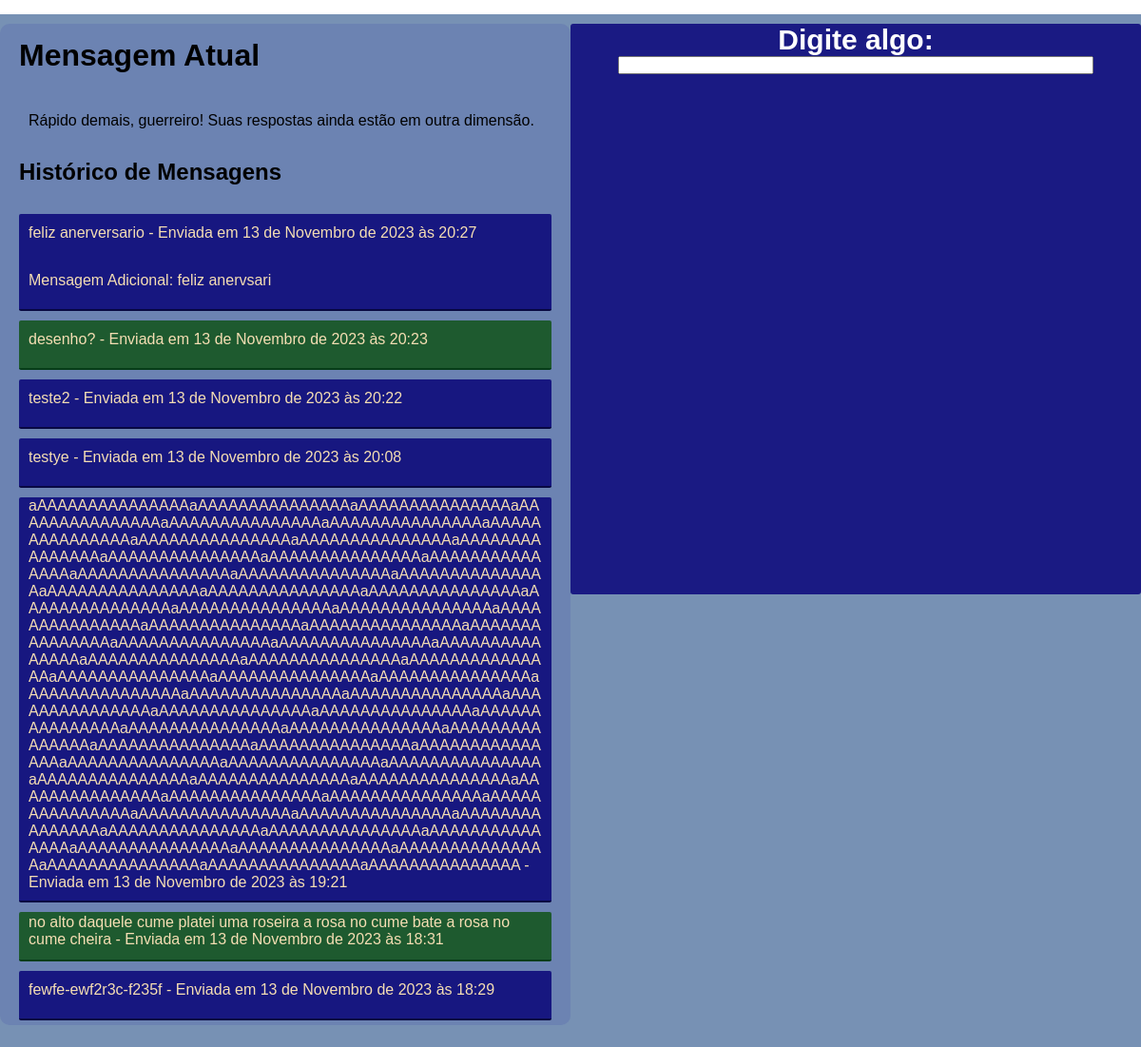
Before: / with the older database file.
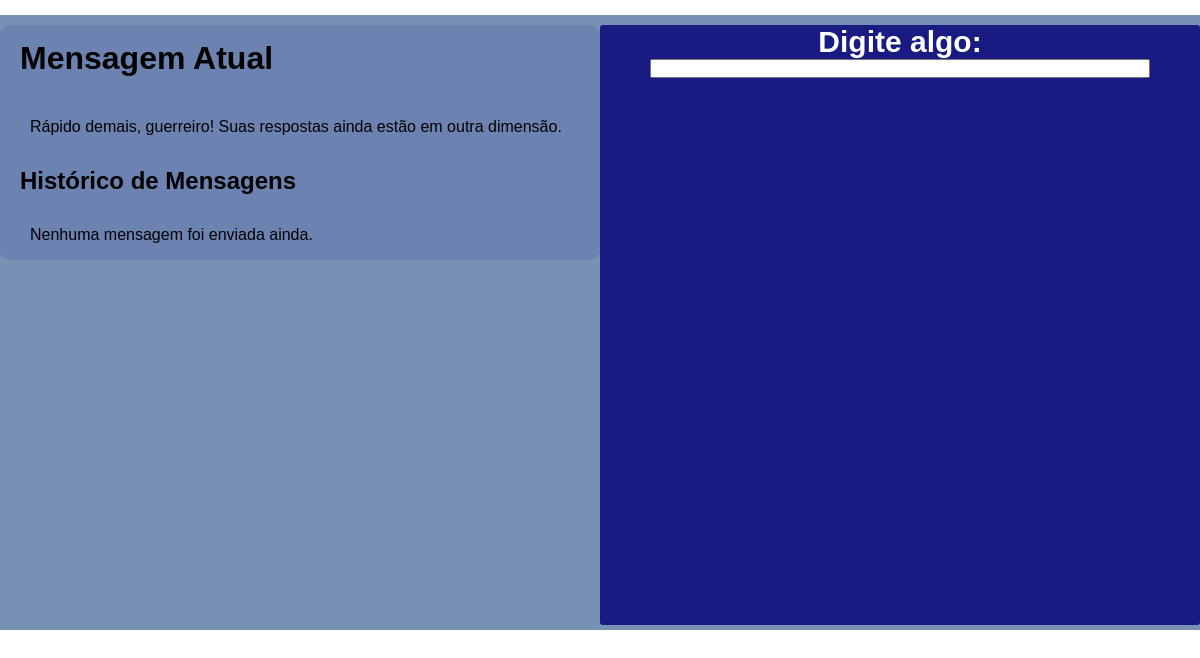
After: the same page with the newer database file.
### comandos/models.py (models this page shows, shortened)
class Mensagem(models.Model):
    TIPO_CHOICE = [
        ('dica', 'Dica'),
        ('informacao', 'Informação'),
    ]
    conteudo = models.TextField()
    dia_envio = models.DateField()
    horario_envio = models.TimeField()
    tipo_mensagem = models.CharField(max_length=20, choices=TIPO_CHOICE, default='informacao')
    ultima = models.BooleanField(default=False)
    mensagem_adicional = models.TextField(blank=True, null=True)
    audio_url = models.FileField(upload_to='audios/', null=True, blank=True)

### comandos/views.py (the view)
# urls.py: path('', views.exibir_mensagem, name='exibir_mensagem'),
def exibir_mensagem(request):
    agora = datetime.now().time()
    hoje = datetime.now().date()
    mensagem_recente = Mensagem.objects.filter(
        horario_envio__lte=agora,
        dia_envio=hoje
    ).order_by('-horario_envio').first()
    historico_mensagens = Mensagem.objects.exclude(
        dia_envio=hoje,
        horario_envio__gt=agora
    ).order_by('-dia_envio', '-horario_envio')
    return render(request, 'home.html', {'mensagem_recente': mensagem_recente, 'historico_mensagens': historico_mensagens})

### comandos/templates/home.html (shortened to what this page needs)
{% load static %}
<!DOCTYPE html>
<html lang="en">
<head>
    <link rel="stylesheet" href="{% static 'css/style.css' %}">
</head>
<body>
    <div class="conteine">
        <div class="dividir1">
    <h1>Mensagem Atual</h1>
    {% if mensagem_recente %}
        {% if mensagem_recente.ultima %}
        <div class="{% if mensagem_recente.tipo_mensagem == 'dica' %}dica{% elif mensagem_recente.tipo_mensagem == 'informacao' %}informacao{% endif %}">
            <p>{{ mensagem_recente.conteudo }} - Enviada em {{ mensagem_recente.dia_envio }} às {{ mensagem_recente.horario_envio }}</p>
        </div>
            {% if mensagem_recente.mensagem_adicional %}
                <p>Mensagem Adicional: {{ mensagem_recente.mensagem_adicional }}</p>
                <audio controls autoplay>
                    <source src="{{ mensagem_recente.audio_url.url }}" type="audio/mp3">
                    Seu navegador não suporta o elemento de áudio.
                </audio>
            {% endif %}
        {% else %}
     <div class="{% if mensagem_recente.tipo_mensagem == 'dica' %}dica{% elif mensagem_recente.tipo_mensagem == 'informacao' %}informacao{% endif %}">
            <p>{{ mensagem_recente.conteudo }} - Enviada em {{ mensagem_recente.dia_envio }} às {{ mensagem_recente.horario_envio }}</p>
     </div>
        {% endif %}
    {% else %}
        <p id="mensagem">Rápido demais, guerreiro! Suas respostas ainda estão em outra dimensão.</p>
    {% endif %}
    <h2>Histórico de Mensagens</h2>
    {% if historico_mensagens %}
        <ul>
            {% for mensagem in historico_mensagens %}
                <div class="{% if mensagem.tipo_mensagem == 'dica' %}dica{% elif mensagem.tipo_mensagem == 'informacao' %}informacao{% endif %}">
                    <li>{{ mensagem.conteudo }} - Enviada em {{ mensagem.dia_envio }} às {{ mensagem.horario_envio }}</li>
                    {% if mensagem.ultima and mensagem.mensagem_adicional %}
                        <li>Mensagem Adicional: {{ mensagem.mensagem_adicional }}</li>
                    {% endif %}
                </div>
            {% endfor %}
        </ul>
    {% else %}
        <p>Nenhuma mensagem foi enviada ainda.</p>
    {% endif %}
</div>
<div class="dividir2">
    <div class="testo">
        <h3>Digite algo:</h3>
    </div>
    <div class="pesquisa">
        <input type="text" id="meuInput">
    </div>
</div>
</div>
</body>
</html>

### static/css/style.css (style rules this page uses)
* { margin: 0; padding: 0 ; box-sizing: border-box; font-family: sans-serif; }
.conteine { background-color: rgb(235, 235, 235); display: flex; flex-direction: column; justify-content: center; align-items: center; margin-top: 20px; height: 500px; width: 100%; }
h1 { margin: 10px 0px 30px 0px; }
#mensagem { margin-bottom: 10px; }
h2 { margin-top: 10px; margin-bottom:20px; }
.conteine { background-color: rgb(119, 145, 180); position: absolute; top: 0; left: 0; display: flex; flex-wrap: wrap; flex-direction: row; align-items: flex-start; justify-content: space-around; margin-top: 15px; width: 100%; height: auto; padding-bottom: 5px; }
.dividir1 { display: flex; flex-direction: column; background-color: rgba(28, 28, 163, 0.116); width: 600px; margin-bottom: 50px; border-radius: 10px; margin-top: 10px; padding: 5px 20px; }
.dividir2 { display: flex; flex-direction: column; background-color: rgb(26, 26, 131); align-items: center; width: 600px; height: 600px; margin-top: 10px; border-radius: 3px; }
h3 { font-size: 30px; color: white; }
input { width: 500px; }
p { min-height: 40px; min-inline-size: 40px; margin: 0px 10px; word-wrap: break-word; display: flex; flex-direction: column; justify-content: center; }

Changed rows visible on the page:
removed Mensagem: conteudo "feliz anerversario", dia_envio "13 de Novembro de 2023", horario_envio "20:27", mensagem_adicional "feliz anervsari"
removed Mensagem: conteudo "desenho?", dia_envio "13 de Novembro de 2023", horario_envio "20:23", tipo_mensagem "dica" (drawn)
removed Mensagem: conteudo "teste2", dia_envio "13 de Novembro de 2023", horario_envio "20:22"
removed Mensagem: conteudo "testye", dia_envio "13 de Novembro de 2023", horario_envio "20:08"
removed Mensagem: conteudo "aAAAAAAAAAAAAAAAaAAAAAAAAAAAAAAAaAAAAAAAAAAAAAAAaAAAAAAAAAAAAAAAaAAAAAAAAAAAAAAAaAAAAAAAAAAAAAAAaAAAAAAAAAAAAAAAaAAAAAAAAAAAAAAAaAAAAAAAAAAAAAAAaAAAAAAAAAAAAAAAaAAAAAAAAAAAAAAAaAAAAAAAAAAAAAAAaAAAAAAAAAAAAAAAaAAAAAAAAAAAAAAAaAAAAAAAAAAAAAAAaAAAAAAAAAAAAAAAaAAAAAAAAAAAAAAAaAAAAAAAAAAAAAAAaAAAAAAAAAAAAAAAaAAAAAAAAAAAAAAAaAAAAAAAAAAAAAAAaAAAAAAAAAAAAAAAaAAAAAAAAAAAAAAAaAAAAAAAAAAAAAAAaAAAAAAAAAAAAAAAaAAAAAAAAAAAAAAAaAAAAAAAAAAAAAAAaAAAAAAAAAAAAAAAaAAAAAAAAAAAAAAAaAAAAAAAAAAAAAAAaAAAAAAAAAAAAAAAaAAAAAAAAAAAAAAAaAAAAAAAAAAAAAAAaAAAAAAAAAAAAAAAaAAAAAAAAAAAAAAAaAAAAAAAAAAAAAAAaAAAAAAAAAAAAAAAaAAAAAAAAAAAAAAAaAAAAAAAAAAAAAAAaAAAAAAAAAAAAAAAaAAAAAAAAAAAAAAAaAAAAAAAAAAAAAAAaAAAAAAAAAAAAAAAaAAAAAAAAAAA…", dia_envio "13 de Novembro de 2023", horario_envio "19:21"
removed Mensagem: conteudo "no alto daquele cume platei uma roseira a rosa no cume bate a rosa no cume cheira", dia_envio "13 de Novembro de 2023", horario_envio "18:31", tipo_mensagem "dica" (drawn)
removed Mensagem: conteudo "fewfe-ewf2r3c-f235f", dia_envio "13 de Novembro de 2023", horario_envio "18:29"
Other visible differences:
text now shown: "Nenhuma mensagem foi enviada ainda."
